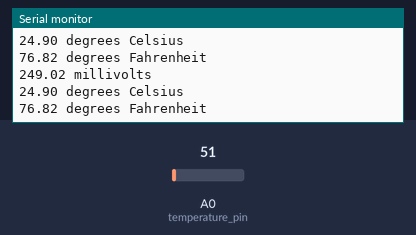
The sketch below on a simulated Arduino Uno, built with avr-gcc and run on an emulated ATmega328P. Shown: the last lines printed to the serial monitor. The test bench sets the inputs (shaded band); at power-on: A0 (temperature_pin) = 51. No radio packets arrive unless stated.

Above: at 2.8 s.
2.9 s: A0 (temperature_pin) set to 61
At 4.8 s:
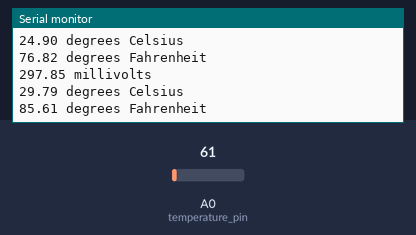
5.7 s: A0 (temperature_pin) set to 71
At 7.6 s:
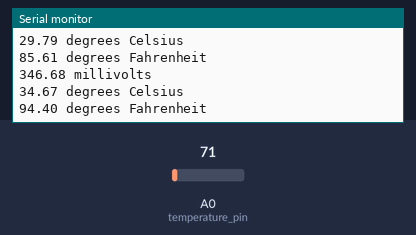
Timing chart, 0 to 9.1 s (numbered marks = the images above; inputs shaded):
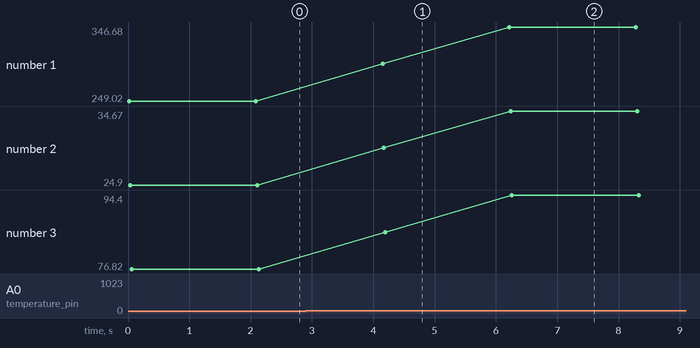

Measured:
- after the input at 2.9 s, the serial monitor: prints a new line after 1.3 s (image 1)
- after the input at 5.7 s, the serial monitor: prints a new line after 0.52 s (image 2)
- plotted number 1: 249.02 → 297.85 after the input at 2.9 s, 297.85 → 346.68 after the input at 5.7 s
- plotted number 2: 24.9 → 29.79 after the input at 2.9 s, 29.79 → 34.67 after the input at 5.7 s
- plotted number 3: 76.82 → 85.61 after the input at 2.9 s, 85.61 → 94.4 after the input at 5.7 s

The sketch:

LoRaToArduino.ino
```cpp
#define MAX 100
#include <SPI.h>
#include <LoRa.h>
#include <stdio.h>
int temperature_pin = 0;
void setup() {
  pinMode(temperature_pin, INPUT);
  Serial.begin(9600);
  while (!Serial)
    ;
  Serial.println("LoRa Sender");
  if (!LoRa.begin(433E6)) {
    Serial.println("Starting LoRa failed!");
    while (1)
      ;
  }
  LoRa.setTxPower(20);
}

void loop() {
  //Read LM35
  int rawvoltage = analogRead(temperature_pin);

  float millivolts = (rawvoltage / 1024.0) * 5000;
  float celsius = millivolts / 10;

  Serial.print(millivolts);
  Serial.println(" millivolts");

  Serial.print(celsius);
  Serial.println(" degrees Celsius");

  Serial.print((celsius * 9) / 5 + 32);
  Serial.println(" degrees Fahrenheit");
  delay(1000);
char str[20];
  sprintf(str, "%f", celsius);
  // Gửi thông tin qua LoRa
  String message = createMessage(celsius);
  sendMessage(message,str);
  delay(1000);  // Delay 1 giây trước khi gửi tin nhắn tiếp theo
}


String createMessage(float celsius) {
  String message = "Motor: ";
  if (celsius > 25) {
    message += "ON, ";
  } else {
    message += "OFF, ";
  }
  message += "Temps123: ";
  message += celsius;

  return message;
}

void sendMessage(String message, String celsius) {
  String encodedMessage = hexEncode(message);
  String encodedMessage2 = hexEncode(celsius);
  LoRa.beginPacket();
  LoRa.print(encodedMessage+encodedMessage2);
  LoRa.endPacket();
}

String hexEncode(String input) {
  String encodedString = "";
  char hex[17] = "0123456789ABCDEF";
  for (unsigned int i = 0; i < input.length(); i++) {
    byte c = input.charAt(i);
    encodedString += hex[c >> 4];
    encodedString += hex[c & 0xF];
  }
  return encodedString;
}
```
